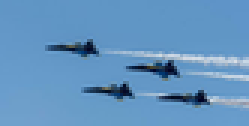
%> input picture CENG466_THE3_Images/CENG466_THE3_Part1/A1.png, 83 x 42 px, shrunk from 480 x 241 before the run (shown 3 times larger)
$ octave the3_part1.m   (GNU Octave 9; MATLAB toolbox functions it lacks are replaced by stand-ins)
%> lines starting %> are read from the running program, lines starting %| are printed output that depends on the picture; in (x1, y1, x2, y2) boxes, pixels count from 0 and x2, y2 are one past the last pixel; in counts of white or black regions, pixels touching at a corner belong together; the program's own positions count from 1
%> further down, A1 is the input picture: size 42x83x3 uint8; mean R, G, B 99.6, 148.5, 192.5
### threshold.m
function res = treshhold(A1,lvl1,lvl2)
%> called with lvl1 = 0.5, lvl2 = 0

A1= rgb2gray(A1);
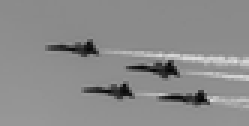
%> A1: size 42x83 uint8 (shown 3 times larger); min 4, max 221, mean 138.9

B=imbinarize(A1,lvl1);
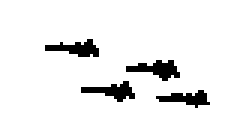
%> B: size 42x83 logical (shown 3 times larger); 93.2% white; 4 black regions, box (x1, y1, x2, y2) and area: (42, 20, 60, 27) 65, (15, 13, 33, 19) 59, (27, 27, 45, 34) 59, (52, 30, 70, 36) 54

D=imbinarize(A1,lvl2);
%> D: size 42x83 logical; every value is 1
C = imcomplement(D);
%> C: size 42x83 logical; every value is 0
res = abs(C-B);


end

### counter.m
function  counter(img ,l1,l2, r1,r2,name)

%filename 'part1_AX.png'
filename = strcat('part1_',name,'.png');

%Binarizing image with specified tresholds.
InputImage= threshold(img,l1,l2);


%complement of the image
img_coplement = imcomplement(InputImage);

%Structruing elements
se1 = strel('sphere',r1); % Erosion
se2 = strel('sphere',r2); %Dilation
se3 = strel('sphere',2); %Dilation

%Dilation to fill the holes and bays
img_coplement = imdilate(img_coplement,se3);
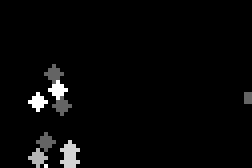
%> img_coplement: size 42x63 double (shown 4 times larger); min 6.94e-310, max 2.77e+296, mean 7.66e+294; drawn with min black and max white

%Erosion to seperate planes and get ride of the noise
%> the run ends on the next line
erodedI = imerode(img_coplement,se1);

% Dilation to connect parts of the planes
dilate = imdilate(erodedI,se2);


%connoected componenets of the image
cc = bwconncomp(dilate);
number  = cc.NumObjects; %number of the connected components

disp(strcat('The number of flying jets in image ',{' '}, name ,{' '}, ' is ',{' '},num2str(number)));

%binary image that show groups of pixel
imwrite(dilate,filename);
end

### the3_part1.m

A1=imread('./CENG466_THE3_Images/CENG466_THE3_Part1/A1.png');

counter(A1,0.5,0,7,7,'A1');
